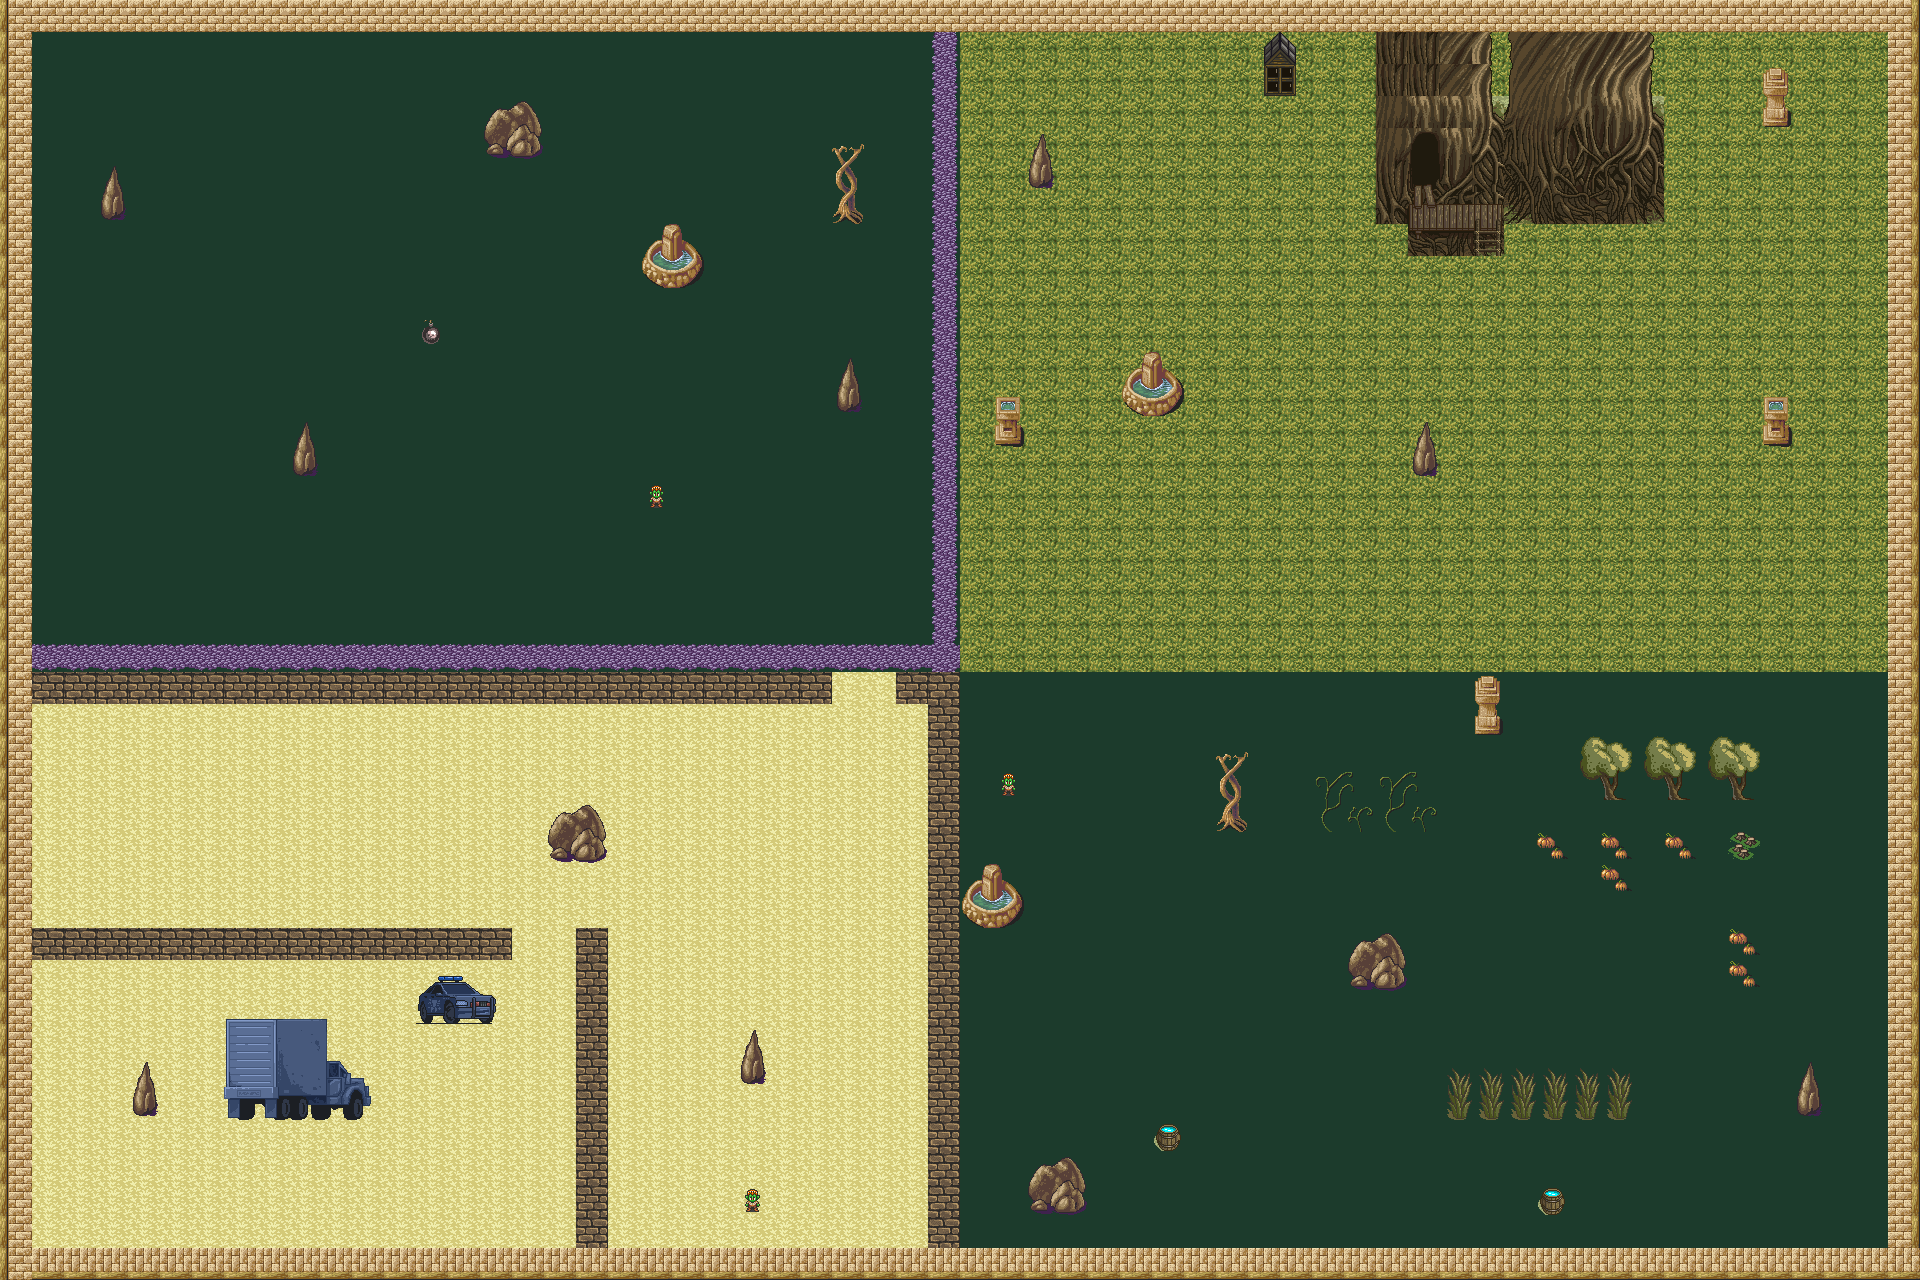

A 2D game scene composited from a Tiled map and its tileset images. What follows is a short description and the map's XML, with each tile layer's data collapsed to a summary:
An orthogonal 60x40 tile map with 32x32 px tiles, 8 tile layers (fond, route, pierres, pnj, ...), 1 hidden layer not drawn, 6 tilesets and 26 objects (18x collision, 4x enemis, 2x pnj, player, bombe).

<map version="1.10" tiledversion="1.11.2" orientation="orthogonal" renderorder="right-down" width="60" height="40" tilewidth="32" tileheight="32" infinite="0" nextlayerid="11" nextobjectid="34">
 <tileset firstgid="1" source="tuille2.tsx" />
 <tileset firstgid="901" source="tuille1.tsx" />
 <tileset firstgid="1801" source="tuille3.tsx" />
 <tileset firstgid="2701" source="../tuilles/tuille1.tsx" />
 <tileset firstgid="3601" source="tuille4.tsx" />
 <tileset firstgid="4501" source="bombe.tsx" />
 <layer id="1" name="fond" width="60" height="40">
  <data>[2400 cells, 2400 non-empty, 18 distinct tile ids]</data>
 </layer>
 <layer id="2" name="route" width="60" height="40">
  <data>[2400 cells, 50 non-empty, 3 distinct tile ids]</data>
 </layer>
 <layer id="3" name="pierres" width="60" height="40">
  <data>[2400 cells, 36 non-empty, 8 distinct tile ids]</data>
 </layer>
 <layer id="6" name="pnj" width="60" height="40">
  <data>[2400 cells, 3 non-empty, 1 distinct tile ids]</data>
 </layer>
 <layer id="7" name="arbre" width="60" height="40">
  <data>[2400 cells, 56 non-empty, 27 distinct tile ids]</data>
 </layer>
 <layer id="8" name="Calque de Tuiles 8" width="60" height="40" visible="0" opacity="0.91">
  <data>[2400 cells, 0 non-empty, 0 distinct tile ids]</data>
 </layer>
 <layer id="5" name="fontaine" width="60" height="40">
  <data>[2400 cells, 65 non-empty, 44 distinct tile ids]</data>
 </layer>
 <layer id="4" name="mures" width="60" height="40">
  <data>[2400 cells, 265 non-empty, 4 distinct tile ids]</data>
 </layer>
 <objectgroup id="9" name="objet">
  <object id="1" name="player" x="117.333" y="86.6667">
   <point />
  </object>
  <object id="26" name="pnj" x="846.596" y="543.439">
   <point />
  </object>
  <object id="27" name="pnj" x="1459.65" y="199.86">
   <point />
  </object>
  <object id="2" type="collision" x="0" y="0" width="28" height="1281.33" />
  <object id="3" type="collision" x="26.6667" y="1250.67" width="1890.67" height="25.3333" />
  <object id="4" type="collision" x="1888" y="-1.33333" width="21.3333" height="1272" />
  <object id="5" type="collision" x="29.3333" y="-1.33333" width="1853.33" height="32" />
  <object id="7" type="collision" x="101.875" y="189.859" width="19.6805" height="27.7842" />
  <object id="9" type="collision" x="489.697" y="118.083" width="48.6224" height="34.1514" />
  <object id="13" type="collision" x="648.877" y="237.323" width="50.3589" height="48.6224">
   <ellipse />
  </object>
  <object id="14" type="collision" x="841.63" y="190.438" width="16.7863" height="26.0477" />
  <object id="15" type="collision" x="841.051" y="382.612" width="15.6286" height="21.9958" />
  <object id="16" type="collision" x="295.786" y="443.969" width="19.1016" height="26.0477" />
  <object id="17" type="collision" x="574.667" y="926.667" width="32" height="328" />
  <object id="18" type="collision" x="33.3333" y="928" width="476" height="28" />
  <object id="19" type="collision" x="136" y="1086.67" width="17.3333" height="26.6667" />
  <object id="20" type="collision" x="553.333" y="821.333" width="48" height="33.3333" />
  <object id="21" type="collision" x="225.333" y="1049.33" width="102.667" height="68" />
  <object id="23" type="collision" x="328" y="1070.67" width="38.6667" height="48" />
  <object id="24" type="collision" x="421.333" y="992" width="72" height="30.6667" />
  <object id="25" type="collision" x="740" y="1057.33" width="24" height="22.6667" />
  <object id="28" name="enemis" x="469.333" y="318.877">
   <point />
  </object>
  <object id="29" name="enemis" x="1273.26" y="453.614">
   <point />
  </object>
  <object id="30" name="enemis" x="1659.51" y="1015.02">
   <point />
  </object>
  <object id="31" name="enemis" x="545.684" y="896">
   <point />
  </object>
  <object id="32" name="bombe" x="423.818" y="320.364" width="13.6364" height="24.5455">
   <ellipse />
  </object>
 </objectgroup>
 <layer id="10" name="autre" width="60" height="40">
  <data>[2400 cells, 26 non-empty, 26 distinct tile ids]</data>
 </layer>
</map>
